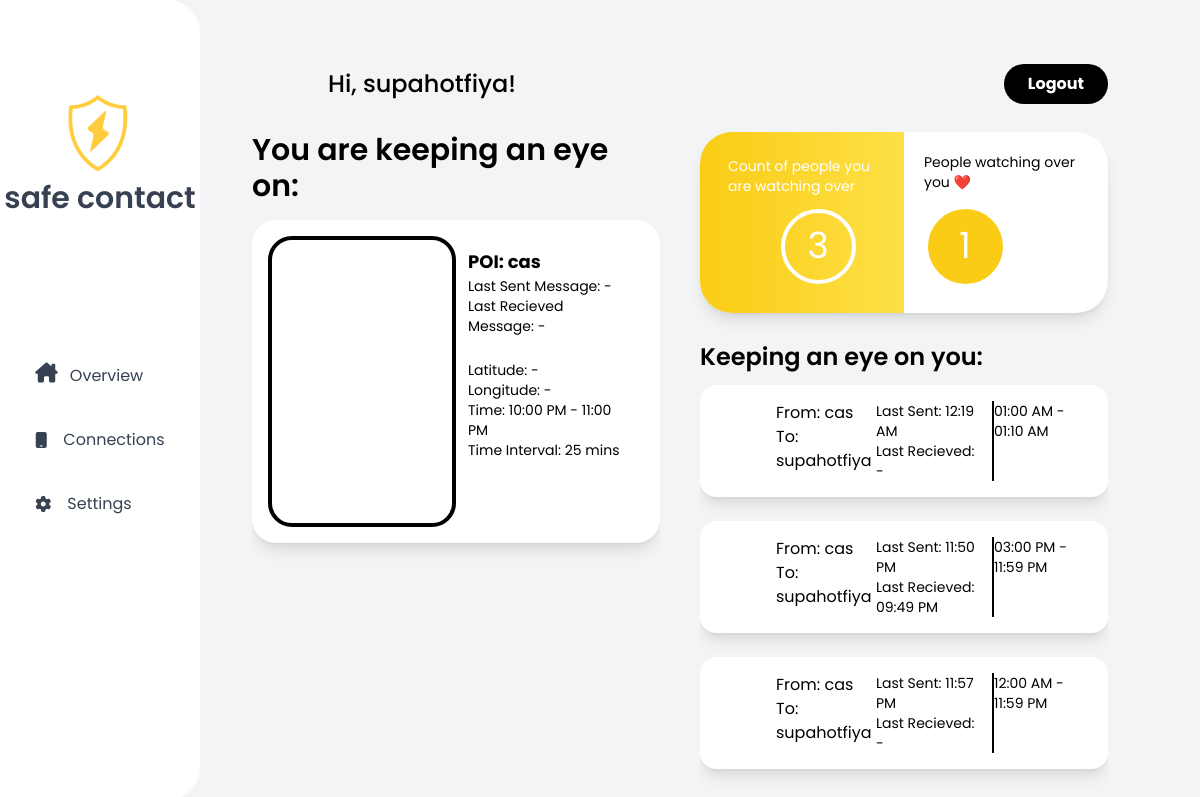
/ (signed in), run on an earlier commit of the app's database.
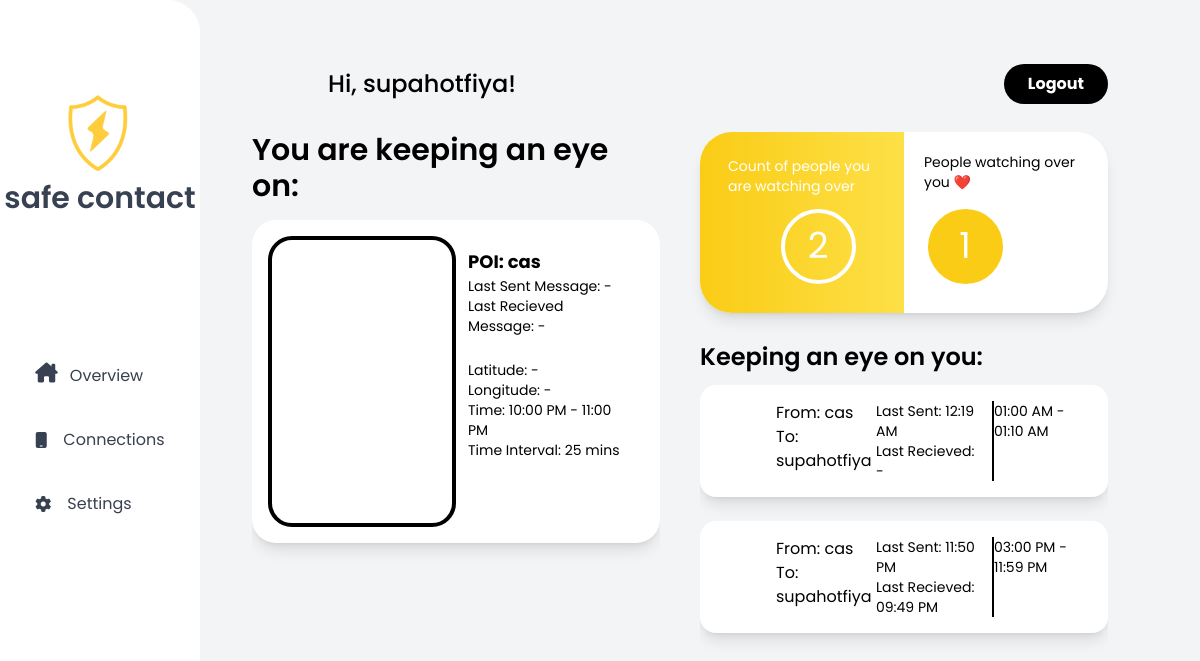
And on a later commit of the database.
### client/models.py (models this page shows)
class User(db.Model, UserMixin):
    id = db.Column(db.Integer, primary_key=True)
    country_code = db.Column(db.String(10), unique=False)
    phone_number = db.Column(db.String(20), unique=True, nullable=False)
    password = db.Column(db.String(150), nullable=False)
    username = db.Column(db.String(150), unique=True)

class Connection(db.Model):
    __tablename__ = "connection"
    id = db.Column(db.Integer, primary_key=True)
    last_text = db.Column(db.DateTime) # last text sent to user
    last_recieved = db.Column(db.DateTime) # last text user sent to us
    interval = db.Column(db.Integer)
    start_time = db.Column(db.DateTime)
    end_time = db.Column(db.DateTime)
    location_tracking = db.Column(db.Boolean)
    text_contents = db.Column(db.String(300))
    admin_id = db.Column(db.Integer)
    admin_username = db.Column(db.String(150))
    contact_id = db.Column(db.Integer)
    contact_username = db.Column(db.String(150))
    lat = db.Column(db.Float)
    long = db.Column(db.Float)
    accuracy = db.Column(db.Float)

### client/routes.py (the view)
@routes.route('/', methods=['GET', 'POST'])
def home():
    users = User.query.all()
    connects = Connection.query.order_by(Connection.end_time.desc())
    text = Text.query.order_by(Text.time_sent.desc()) # connection.texts
    num_admin = 0
    num_contact = 0
    for conn in connects:
        if conn.admin_id == current_user.id:
            num_admin += 1
        elif conn.contact_id == current_user.id:
            num_contact += 1
    return render_template('home.html', user=current_user, users=users, connects=connects, text=text, num_admin=num_admin, num_contact=num_contact)

### client/templates/home.html (shortened to what this page needs)
{% extends "base_home.html"%} {% block content %}
<div class="flex flex-col w-full h-full p-5">
  <div class="upperhalf w-full h-40 flex flex-row justify-between items-center mb-4">
    <div class="flex flex-row gap-3 items-center">
      <div class="rounded-full w-16 h-16 rgb-baby-r"></div>
      <div class="text-black text-2xl font-medium">Hi, <span>{{current_user.username}}</span>!</div>
    </div>
    <button class="bg-black hover:bg-gray-500 text-white font-bold py-2 px-6 rounded-full mr-10">
      <a href="/logout" class=" flex justify-left items-center w-full">
        Logout
      </a>
    </button>
  </div>
  <div class="bottomhalf flex flex-row w-full h-full ">
    <div class="left flex flex-col justify-start h-full w-1/2 mr-10">
      <div class="w-full font-semibold text-3xl text-black mb-4">
        You are keeping an eye on:
      </div>
      <div class="h-[670px] w-full flex flex-col overflow-auto justify-start gap-y-6 scroll scrollbar">
        {% for connect in connects %}
        {% if connect.contact_id == current_user.id %}
        <div class="home-card w-full min-h-[323px] bg-white shadow-lg p-4 rounded-3xl">
          <div class="home-card-content w-full h-full flex flex-row">
            <div class="lhs w-1/2 h-full rounded-[1.5rem] overflow-hidden border-4 border-black">
            </div>
            <div class="rhs w-1/2 h-full flex flex-col justify-between p-3">
              <div class="w-full block">
                <div class="name text-lg text-black font-bold">
                  POI: {{ connect.admin_username }}
                </div>
                <div class="location text-sm text-black break-words">
                  <div class="name text-sm text-black font-normal">
                    Last Sent Message:
                    {% if connect.last_recieved != None %}
                    {{ connect.last_recieved.strftime('%I:%M %p') }}
                    {% else %}
                    -
                    {% endif %}
                  </div>
                  <div class="location text-sm text-black font-normal">
                    Last Recieved Message:
                    {% if connect.last_recieved != None %}
                    {{ connect.last_recieved.strftime('%I:%M %p') }}
                    {% else %}
                    -
                    {% endif %}
                  </div>
                </div>
                <br>
                <div class="flex flex-col justify-between h-full">
                  <div class="location h-full text-sm text-black break-words">
                    <div class="name text-sm text-black font-normal">
                      Latitude:
                      {% if connect.lat != None %}
                      {{ connect.lat }}
                      {% else %}
                      -
                      {% endif %}
                    </div>
                    <div class="location text-sm text-black font-normal">
                      Longitude:
                      {% if connect.long != None %}
                      {{ connect.long }}
                      {% else %}
                      -
                      {% endif %}
                    </div>
                    <div class="name text-sm text-black font-normal">
                      Time: {{ connect.start_time.strftime('%I:%M %p') }} - {{ connect.end_time.strftime('%I:%M %p') }}
                    </div>
                    <div class="location text-sm text-black font-normal">
                      Time Interval: {{ connect.interval }} mins
                    </div>
                  </div>
                </div>
                <br>
              </div>
            </div>
          </div>
        </div>
        {% endif %}
        {% endfor %}
      </div>
    </div>
    <div class="left flex flex-col justify-start h-[752.43px] w-1/2 mr-10">
      <div class="upperhalf h-1/4 bg-white shadow-lg rounded-[2rem] flex flex-row overflow-hidden">
        <div class="w-1/2 bg-gradient-to-r from-yellow-400 to-yellow-300 h-full p-5">
          <div class="w-full h-full flex flex-col">
            <div class="h-1/3 w-full flex justify-center items-center  text-white">
              <div class="text-sm text-left pl-2">Count of people you are watching over</div>
            </div>
            <div class="h-2/3 w-full flex justify-center items-center pl-8">
              <div
                class="w-[75px] h-[75px] border-4 border-white text-white rounded-full flex justify-center items-center text-4xl">
                {{ num_admin }}
              </div>
            </div>
          </div>
        </div>
        <div class="w-1/2 h-full p-5">
          <div class="flex flex-col w-full h-full">
            <div class="h-1/3 w-full text-sm">People watching over you ❤️</div>
            <div class="w-full h-2/3 flex flex-row">
              <div class="w-1/2 h-full flex justify-center items-center">
                <div
                  class="w-[75px] h-[75px] bg-yellow-400 rounded-full flex justify-center text-4xl text-white items-center">
                  {{ num_contact }}</div>
              </div>
            </div>
          </div>
        </div>
      </div>
      <div class="bottomhalf h-3/4 w-full overflow-hidden mt-7">
        <div class="w-full font-semibold text-2xl text-black mb-3">
          Keeping an eye on you:
        </div>
        <div class="h-[490.15px] w-full flex flex-col justify-start overflow-auto scroll scrollbar gap-y-6">
          {% for connect in connects %}
          {% if connect.admin_id == current_user.id %}
          <div class="home-card w-full min-h-[78.83px] bg-white shadow-lg p-4 rounded-2xl">
            <div class="home-card-content w-full h-full flex flex-row">
              <div class="lhs w-12 h-12 rgb-baby rounded-[2rem]"></div>
              <div class="rhs w-11/12 h-full flex flex-row justify-between ml-4">
                <div class="w-4/12 block">
                  <div class="name text-md text-black font-normal">
                    From: {{ connect.contact_username }}
                  </div>
                  <div class="location text-md text-black font-normal">
                    To: {{ connect.admin_username }}
                  </div>
                </div>
                <div class="w-4/12  block mr-4">
                  <div class="name text-sm text-black font-normal">
                    Last Sent:
                    {% if connect.last_text != None %}
                    {{ connect.last_text.strftime('%I:%M %p') }}
                    {% else %}
                    -
                    {% endif %}
                  </div>
                  <div class="location text-sm text-black font-normal">
                    Last Recieved:
                    {% if connect.last_recieved != None %}
                    {{ connect.last_recieved.strftime('%I:%M %p') }}
                    {% else %}
                    -
                    {% endif %}
                  </div>
                </div>
                <div class="w-4/12 border-l-black border-l-2">
                  <div class="name text-sm text-black justify-center items-center  flex flex-col">
                    <div>{{ connect.start_time.strftime('%I:%M %p') }} - {{ connect.end_time.strftime('%I:%M %p') }}
                    </div>
                  </div>
                </div>
              </div>
            </div>
          </div>
          {% endif %}
          {% endfor %}
        </div>
      </div>
    </div>
  </div>
</div>
{% endblock %}

### client/templates/base_home.html (shortened to what this page needs)
<html lang="en">
<head>
    <link rel="stylesheet" href="{{ url_for('static', filename='css/output.css') }}" />
    <link rel="stylesheet" href="{{ url_for('static', filename='styles.css') }}" />
    <link rel="stylesheet" href="https://stackpath.bootstrapcdn.com/font-awesome/4.7.0/css/font-awesome.min.css"
 />
    <link rel="stylesheet" href="../static/font-awesome.min.css">
</head>
<body class="bg-gray-100">
    <div class="bg-gray-100 w-screen h-screen flex flex-row justify-start shadow-xl overflow-hidden">
        <div
            class="bg-white w-1/6 h-full py-10 flex flex-col justify-start items-center rounded-r-[2rem] overflow-hidden">
            <div class="w-full">
                <div class="flex flex-col justify-center items-center mb-32">
                    <div class="flex justify-left items-left mt-12">
                        <div class="h-20 w-20 mb-2">
                            <img src="{{ url_for('static', filename='logo_fr.png') }}" alt="logo" />
                        </div>
                    </div>
                    <div class="font-semibold text-3xl text-gray-700 mt-1">
                        safe contact
                    </div>
                </div>
            </div>
            <aside class="flex flex-col items-center text-gray-700 w-full">
                <ul class="text-bold">
                    <li class="hover:text-yellow-500 w-full flex flex-row">
                        <i class="fa-solid fa-house-chimney fa-lg h-4 mt-7"></i>
                        <a href="." class="ml-3 h-16 flex justify-left items-center w-full focus:text-gra">
                            Overview
                        </a>
                    </li>
                    <li class="hover:text-yellow-500 w-full flex flex-row">
                        <i class="fa-solid fa-mobile h-4 mt-6"></i>
                        <a href="/connection" class="ml-4 h-16 flex justify-left items-center w-full
  					focus:text-gray-600">
                            Connections
                        </a>
                    </li>
                    <li class="hover:text-yellow-500 w-full flex flex-row ">
                        <i class="fa-solid fa-gear fa-spin h-4 mt-6"></i>
                        <a href="/settings" class="ml-4 h-16 flex justify-left items-center w-full
  					focus:text-gray-600">
                            Settings
                        </a>
                    </li>
                </ul>
            </aside>
        </div>
        <div class="flex flex-col w-5/6 bg-gray-100 h-full p-8">
            {% block content %} {% endblock %}
        </div>
    </div>
</body>
</html>

### client/static/styles.css (style rules this page uses)
* { font-family: "Poppins", sans-serif; }
.rgb-baby { animation: rgb-anim 10s infinite; }
.rgb-baby-r { animation: rgb-anim 20s infinite reverse; }
.scroll { overflow-y: overlay; }

What changed in the data, as far as the page shows it:
removed Connection: contact_username "cas", admin_username "supahotfiya", last_text "11:57 PM", start_time "12:00 AM", end_time "11:59 PM"
Also different on the page:
{{ num_admin }}: "3" → "2"
